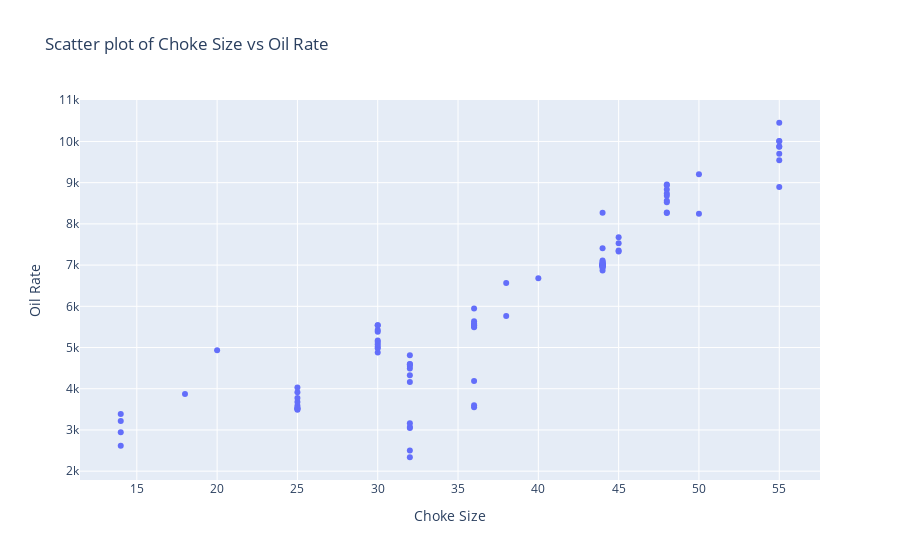

Notebook source saved alongside this figure:
### Code cell
# Create a scatter plot
trace = go.Scatter(x=df_well1['Choke_well_1'], y=df_well1['Oil_Rate_well_1'], mode='markers')

# Create layout
layout = go.Layout(
    title='Scatter plot of Choke Size vs Oil Rate',
    xaxis=dict(title='Choke Size'),
    yaxis=dict(title='Oil Rate'),
)

fig = go.Figure(data=[trace], layout=layout)

fig.show()

### Figure 1 — Plotly figure (JSON) as saved in the notebook; plotly's stock layout.template omitted (floating-point values rounded to 4 significant figures; data arrays with more than 128 entries replaced by an {"elided": "..."} marker saying what was removed)
{"data": [{"mode": "markers", "type": "scatter", "x": {"elided": "178 int values"}, "y": {"elided": "178 float values"}}], "layout": {"title": {"text": "Scatter plot of Choke Size vs Oil Rate"}, "xaxis": {"title": {"text": "Choke Size"}}, "yaxis": {"title": {"text": "Oil Rate"}}}}
